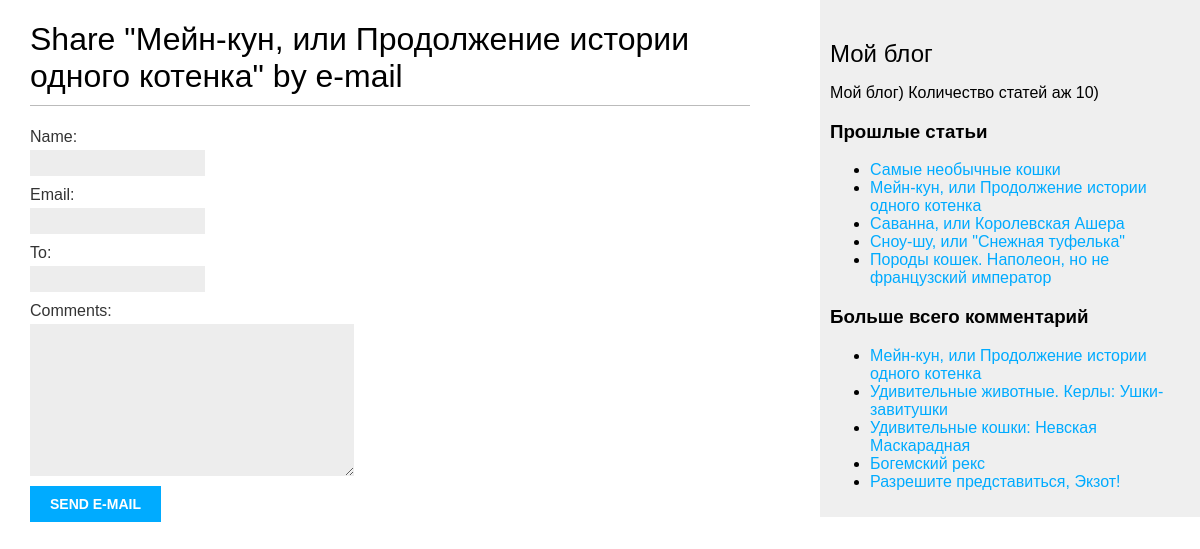
The app's page /blog/17/share/, older data.
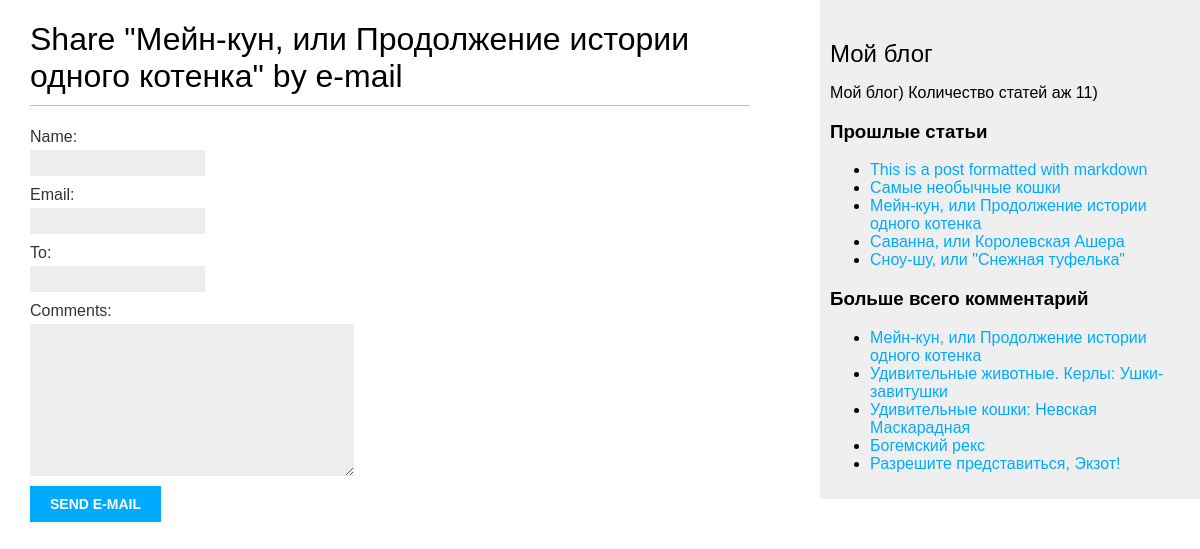
The same page, newer data.
### blog/models.py (models this page shows, shortened)
class Post(models.Model):
	STATUS_CHOICES = {
		('draft', 'Draft'),
		('published', 'Published'),
	}
	title = models.CharField(max_length=250) #заголовок статьи (VARCHAR тип)
	slug = models.SlugField(max_length=250, unique_for_date='publish') # поле для формирования семантических URLов статей
	author = models.ForeignKey(User, on_delete=models.CASCADE, related_name='blog_post') # собсна автор, отношение "Один ко многим" автор может иметь много статей
	body = models.TextField() # содержание статьи
	publish = models.DateTimeField(default=timezone.now) # сохраняет дату публикации статьи
	created = models.DateTimeField(auto_now_add=True) # собсна указывает на дату создания статьи (auto_now_add=True - сохраняет автоматически при сохранении объекта)
	update  = models.DateTimeField(auto_now=True) # дата и время редактирования статьи (auto_now=True - сохраняет автоматически при сохранении объекта)
	status = models.CharField(max_length=10, choices=STATUS_CHOICES, default='draft') # статус статьи. Choices - для выбора статуса.
	objects = models.Manager() # описание менеджера
	published = PublishedManager() # добавление нового менеджера в модель
	tags = TaggableManager()
	class Meta:
		ordering = ('-publish',) # метаданные для порядка сортировки (по убыванию)
	def get_absolute_url(self):
		return reverse('blog:post_detail',
						args=[self.publish.year,
								self.publish.month,
								self.publish.day,
								self.slug])

### blog/views.py (the view)
# urls.py: path('<int:post_id>/share/', views.post_share, name='post_share'),
def post_share(request, post_id):
	post = get_object_or_404(Post, id=post_id, status='published')
	sent = False
	if request.method == 'POST':
		form = EmailPostForm(request.POST)
		if form.is_valid():
			cd = form.cleaned_data
			post_url = request.build_absolute_uri(post.get_absolute_url())
			subject = '{} ({}) recommends you reading "{}"'.format(cd['name'], cd['email'],post.title)
			message = 'Read "{}" at {}\n\n{}\'s comments: {}'.format(post.title, post_url, cd['name'], cd['comments'])
			send_mail(subject, message, 'admin@myblog.com', [cd['to']])
			sent = True
	else:
		form = EmailPostForm()
	return render(request, 'blog/post/share.html', {'post' : post, 'form' : form, 'sent' : sent})

### blog/forms.py
class EmailPostForm(forms.Form):
	name = forms.CharField(max_length=25)
	email = forms.EmailField()
	to = forms.EmailField()
	comments = forms.CharField(required=False, widget=forms.Textarea)

### blog/models.py (called while the page is built)
	def get_queryset(self):
		return super().get_queryset().filter(status='published') # возвращает QuerySet с фильтром

### blog/templatetags/blog_tags.py (called while the page is built)
@register.simple_tag
def total_posts():
	return Post.published.count()

@register.inclusion_tag('blog/post/latest_posts.html')
def show_latest_posts(count=5):
	latest_posts = Post.published.order_by('-publish')[:count]
	return {'latest_posts' : latest_posts}

@register.simple_tag
def get_most_commented_posts(count=5):
	return Post.published.annotate(total_comments=Count('comments')).order_by('-total_comments')[:count]

### blog/templates/blog/post/share.html (shortened to what this page needs)
{% extends "blog/base.html" %}
{% block content %}
  {% if sent %}
    <h1>E-mail успешно отправлен</h1>
    <p>
      "{{ post.title }}" was successfully sent to {{ form.cleaned_data.to }}.
    </p>
  {% else %}
    <h1>Share "{{ post.title }}" by e-mail</h1>
    <form action="." method="post">
      {{ form.as_p }}
      <input type="submit" value="Send e-mail">
    </form>
  {% endif %}
{% endblock %}

### blog/templates/blog/base.html (shortened to what this page needs)
{% load blog_tags %}
{% load static %}
<!DOCTYPE html>
<html lang="ru">
<head>
	<link href="{% static 'css/blog.css' %}" rel="stylesheet">
</head>
<body>
	<div id="content">
		{% block content %}
		{% endblock %}
	</div>
	<div id="sidebar">
		<h2>Мой блог</h2>
			<p>Мой блог) Количество статей аж {% total_posts %})</p>
		<h3>Прошлые статьи</h3>
			{% show_latest_posts 5 %}
		<h3>Больше всего комментарий</h3>
			{% get_most_commented_posts as most_commented_posts %}
			<ul>
				{% for post in most_commented_posts %}
					<li><a href="{{ post.get_absolute_url }}">{{ post.title }}</a></li>
				{% endfor %}
			</ul>
	</div>
</body>
</html>

### blog/templates/blog/post/latest_posts.html
<ul>
	{% for post in latest_posts %}
		<li><a href="{{ post.get_absolute_url }}">{{ post.title }}</a></li>
	{% endfor %}
</ul>

Row changes from the older to the newer data that the page shows:
no longer on this page (row unchanged): Post: title "Породы кошек. Наполеон, но не французский император", shown under "Прошлые статьи"
added Post: title "This is a post formatted with markdown", shown under "Прошлые статьи"
Text that changed along with them:
text no longer shown: "10"
text now shown: "11"
